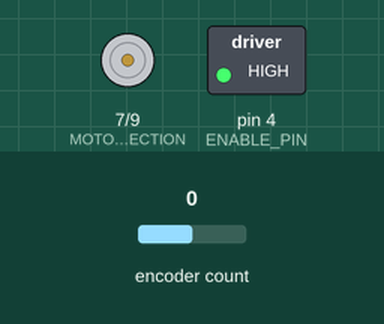
A sketch run on a simulated Arduino Uno, built with avr-gcc and run on an emulated ATmega328P. On the bench: direction and speed pins drawn as motors (green arrow = direction pin HIGH = forward, orange = LOW = backward, longer = more drive), switched loads named in the sketch (green lamp = pin HIGH). Inputs (shaded band) come from the test bench; at power-on: encoder count 0. What the sketch prints to the serial monitor is not drawn.

Above: at 0.1 s.
At 1.1 s:
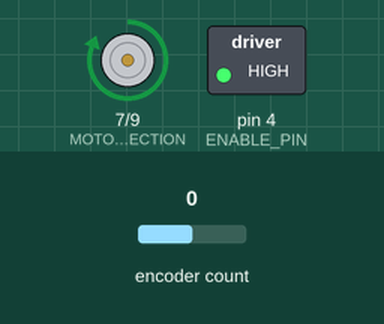
Timing chart, 0 to 2.6 s (numbered marks = the images above):
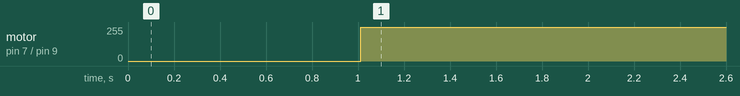

Measured:
- by itself, motor on pin 7 (MOTOR_1_DIRECTION) / pin 9 (MOTOR_1_PWM): stopped → forward 255/255 at 1.0 s

The sketch:

closed_loop.ino
```cpp
/**
 * This file performs the closed loop step response of the controller, live on the wheel.
 * @author Luke Henke
 * @authur Gabe Alcantar-Lopez
 *
 * Class: Seed Lab.
 */
#define ENCODER_OPTIMIZE_INTERRUPTS
#include <Encoder.h>

// A & B pins for encoder 1
#define A_1_PIN 2
#define B_1_PIN 3

#define ANGULAR_RESET_PIN 8

// Constants used in the calculations
#define COUNTS_PER_ROTATION (64*50) // 64 if both A&B on interrupt pins, 16 else

// -------- Motor Defines ----------
#define MOTOR_1_PWM 9
#define MOTOR_1_DIRECTION 7

#define ENABLE_PIN 4 // for turning off & on the motor
#define STATUS_FLAG 12

#define CLOCKWISE HIGH
#define COUNTERCLOCKWISE LOW

// -------- I2C defines --------
#define SLAVE_ADDRESS 0x04

// Setup the wheel encoder.
Encoder wheel(A_1_PIN, B_1_PIN);

void setup() {
    pinMode(MOTOR_1_PWM, OUTPUT);
    pinMode(MOTOR_1_DIRECTION, OUTPUT);

    // Turn on the ENABLE pin
    pinMode(ENABLE_PIN, OUTPUT);
    digitalWrite(ENABLE_PIN, HIGH);

    // Setup SF / status. LOW is a fault.
    pinMode(STATUS_FLAG, INPUT);

    Serial.begin(74880);
}

#define PERIOD 7 // in MS
#define BATTERY_MAX_VOLTAGE 7.3

static double setPosition = 0;

/**
 * Ensures x doesn't get smaller than minVal, or larger than maxVal
 * @param  x
 * @param  minVal
 * @param  maxVal
 * @return
 */
double mapToRange(double x, double minVal, double maxVal) {
    if (x > maxVal) {
        return maxVal;
    }

    if (x < minVal) {
        return minVal;
    }

    return x;
}

/**
 * Runs our PID controller
 * @param  new_position the position in RADIANS
 * @return              Vout
 */
double controller(double newPosition) {
    // Units out of matlab were in terms of seconds, we want MS.
    static const double Kp = 0.00536*1e3;
    static const double Kd = 0.01509*1e3;
    static const double Ki = 0.00043*1e3;

    // static double oldPosition = 0; // TODO: provide a way to set this to 0 while the program is running
    static double oldError = 0;
    static double sum = 0;

    double newError = setPosition - newPosition;
    sum += newPosition;

    double pTerm = (newError) * Kp;
    double dTerm = (newError - oldError) * Kd / PERIOD;
    double iTerm = sum * PERIOD * Ki; //sum * PERIOD * Ki;
    oldError = newError;

    double Vout = pTerm + iTerm + dTerm;
    return mapToRange(Vout, -BATTERY_MAX_VOLTAGE, BATTERY_MAX_VOLTAGE);
}

void loop() {
    unsigned long start_time = millis();

    // Grab the current position
    double newPosition = wheel.read() * 2*PI / (COUNTS_PER_ROTATION);

    // Get the new voltage from our controller
    double Vout = controller(newPosition);

    // If the Vout is negative
    // spin the motor in the other direction
    int direction = CLOCKWISE;
    if (Vout < 0) {
        Vout *= -1; // make Vout positive.
        direction = COUNTERCLOCKWISE;
    }

    int pwm = (Vout * 255 / BATTERY_MAX_VOLTAGE);

    // Set the PWM
    analogWrite(MOTOR_1_PWM, pwm);
    digitalWrite(MOTOR_1_DIRECTION, direction);


    if (start_time > 1000 && start_time < 2000){
        setPosition = 4 * PI;

    }

    static double oldPosition = 0;
    double velocity = (newPosition - oldPosition) / PERIOD * 1e3;
    //Print values of interest
    Serial.print(start_time);
    Serial.print("\t");
    Serial.print(pwm);
    Serial.print("\t");
    Serial.print(velocity);
    Serial.print("\t");
    Serial.print(newPosition);
    Serial.println();
    oldPosition = newPosition;

    unsigned long end_time = millis();

    if (end_time - start_time > PERIOD) {
        Serial.println("ERROR - Main takes too long");
    }

    // Wait for PERIOD time
    while (millis() < start_time + PERIOD);
}
```
